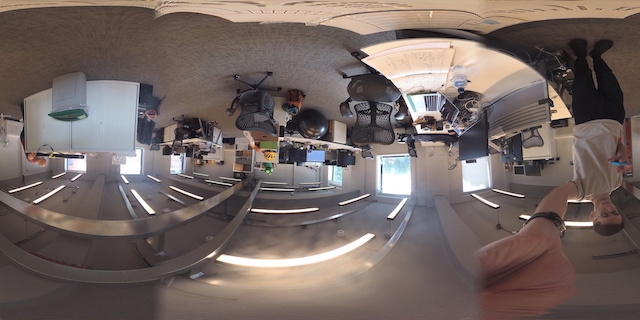
#> input picture bbox_to_cmd_vel/scripts/reprojection_tests/equirect.jpg, 640 x 320 px
$ python equirect_to_stereographic3.py   (Python 2 division)
#> lines starting #> are read from the running program, lines starting #| are printed output that depends on the picture
import cv2
import math
import time
import numpy as np
import numpy.matlib as nplib
import functools
from scipy.ndimage.interpolation import map_coordinates as interp2
from scipy.interpolate import interp2d

"""
=========================================================
 Equirectangular to Stereographic Projection, as in :
http://mathworld.wolfram.com/StereographicProjection.html
=========================================================
"""

def rotate_xz(z, phi, x, y):
    return np.cos(np.deg2rad(phi))*x - np.sin(np.deg2rad(phi))*z, y, np.sin(np.deg2rad(phi))*x + np.cos(np.deg2rad(phi))*z

def rotate_yz(phi, x, y):
    return x, np.cos(np.deg2rad(phi))*y - np.sin(np.deg2rad(phi))*z, np.sin(np.deg2rad(phi))*y + np.cos(np.deg2rad(phi))*z

def compute_maps(w, h, dist):

    xGrid, yGrid = np.meshgrid(range(-w/2,w/2),range(-h/2,h/2))
    zGrid = np.full(xGrid.shape, w / dist)

    u = np.asarray(map(lambda x,z: 2*x/(1-z), xGrid, zGrid))
    v = np.asarray(map(lambda y,z: 2*y/(1-z), yGrid, zGrid))

    rho = np.asarray(map(lambda u,v: np.sqrt(u**2+v**2), u,v))
    theta = np.asarray(map(lambda u,v: math.atan2(u,v), u.flatten(),v.flatten())).reshape(u.shape)

    u = map(lambda r,t: -r*np.sin(t), rho, theta)
    v = map(lambda r,t: r*np.cos(t), rho, theta)

    x = map(lambda u,v: 4*u/(u**2+v**2+4), u, v)
    y = map(lambda u,v: 4*v/(u**2+v**2+4), u, v)
    z = map(lambda u,v: (u**2+v**2-4)/(u**2+v**2+4), u, v)

    x = np.asarray(map(lambda x, z: x/(-z), x, z))
    y = np.asarray(map(lambda y, z: y/(-z), y, z))

    print(x, y)

    return x.astype('float32'), y.astype('float32')


if __name__ == '__main__':

    im = cv2.imread('equirect.jpg')
#> im is the input picture: shape (320, 640, 3); mean B, G, R 98.8, 102.9, 116
    h, w, _ = im.shape
#> h = 320; w = 640
    print("Computing projection maps...")
    xe, ye = compute_maps(w, h, 40)
#> in compute_maps, `theta = np.asarray(map(lambda u,v: math.atan2(u,v), u.flatten(),v.flat..`:
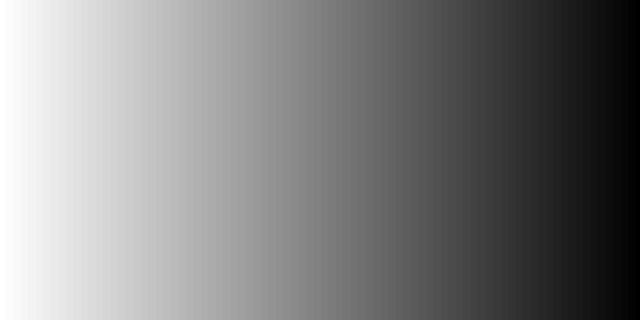
#> u: shape (320, 640) int64; min -43, max 42, mean -0.4; drawn with min black and max white
#> (printed output is left out)
    print("done")

    t = time.time()
    im2 = cv2.remap(im, xe, ye, cv2.INTER_CUBIC)
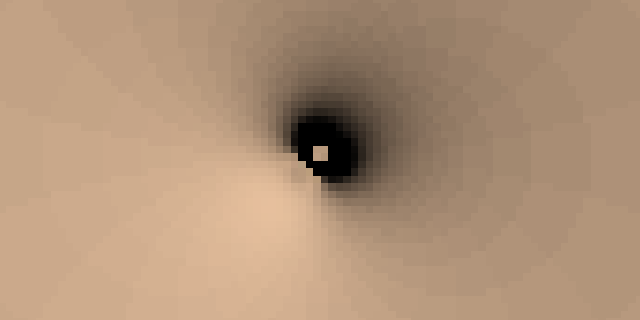
#> im2: shape (320, 640, 3); mean B, G, R 120.8, 147, 176.1
    print(time.time()-t)
    cv2.imshow('Equirectangular image', im2)
    cv2.waitKey(0)
    cv2.destroyAllWindows()

$ run again, with bbox_to_cmd_vel/scripts/reprojection_tests/V0080010.JPG copied over bbox_to_cmd_vel/scripts/reprojection_tests/equirect.jpg
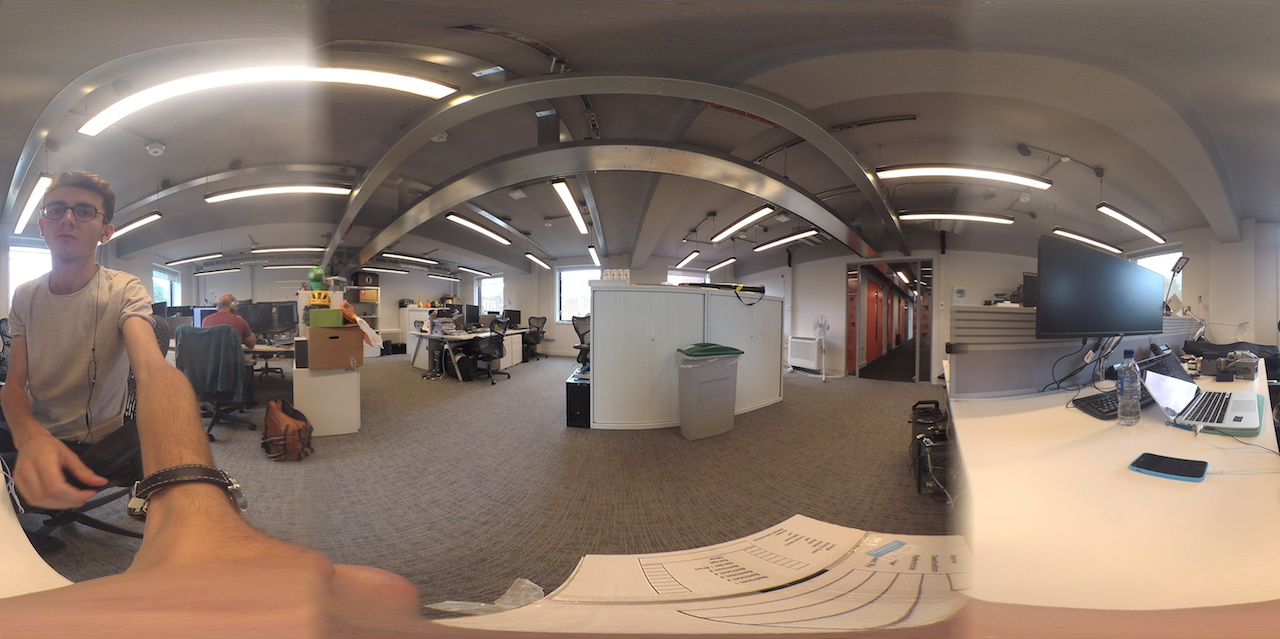
#> input picture bbox_to_cmd_vel/scripts/reprojection_tests/V0080010.JPG, 1280 x 639 px
#> im is the input picture: shape (639, 1280, 3); mean B, G, R 104.6, 115.8, 133.2
#> (printed output is left out)
#> `im2 = cv2.remap(im, xe, ye, cv2.INTER_CUBIC)`:
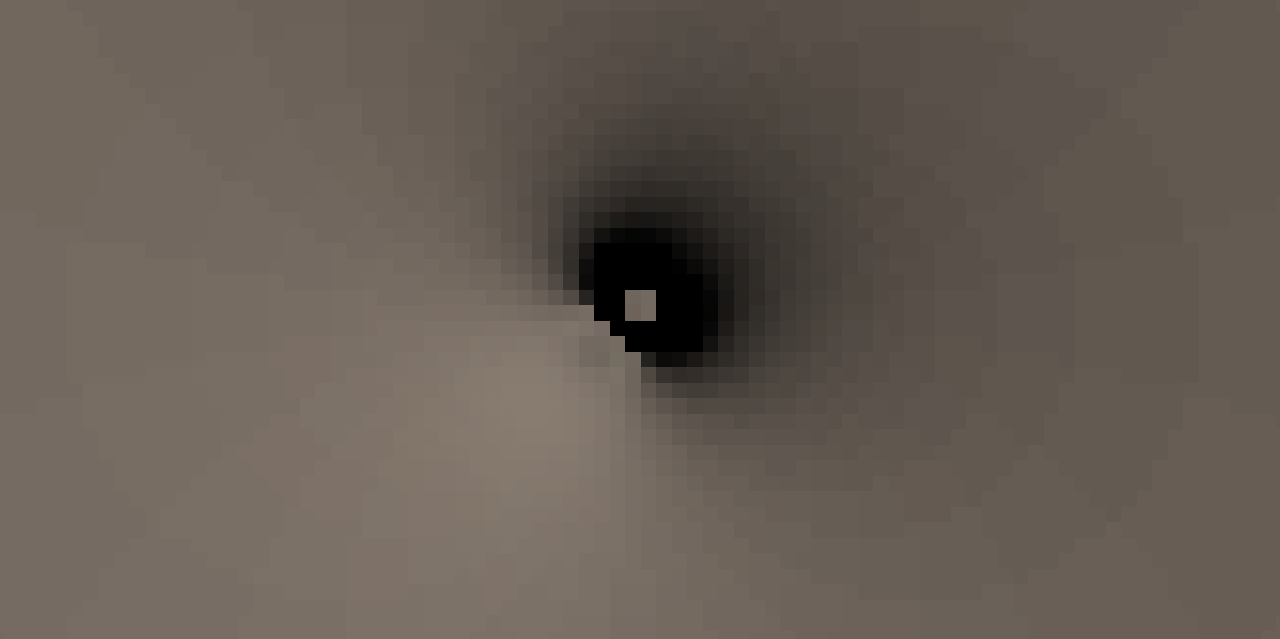
#> im2: shape (639, 1280, 3); mean B, G, R 84.3, 92.7, 102

$ run again, with bbox_to_cmd_vel/scripts/reprojection_tests/V0090011.JPG copied over bbox_to_cmd_vel/scripts/reprojection_tests/equirect.jpg
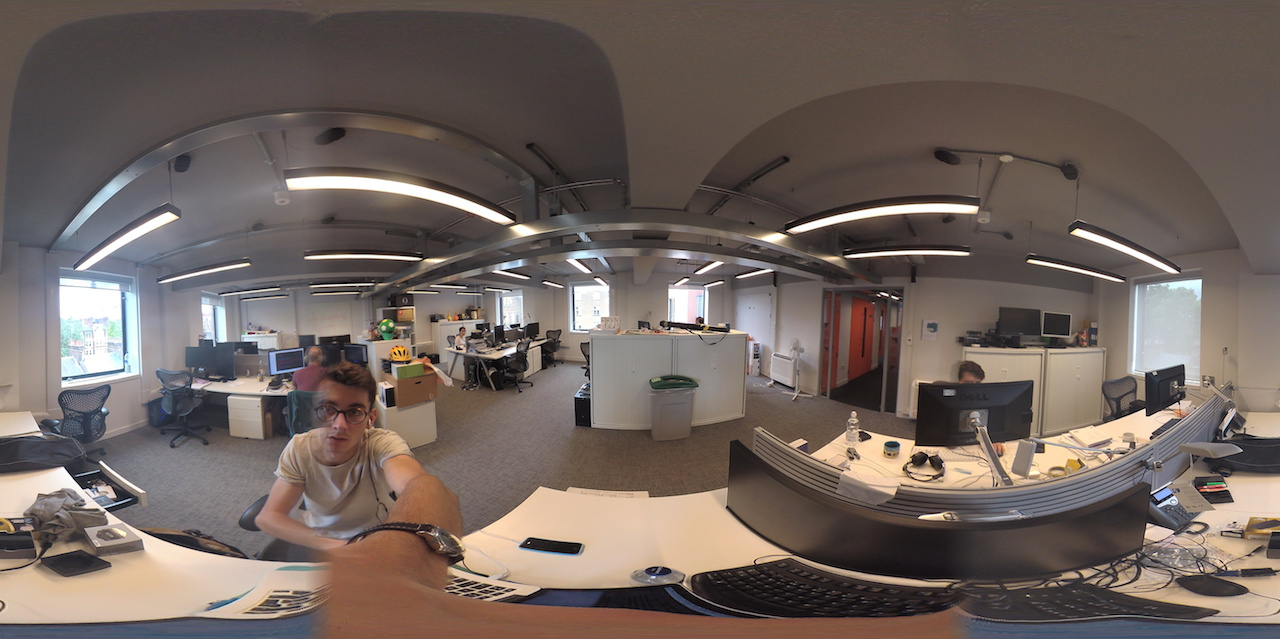
#> input picture bbox_to_cmd_vel/scripts/reprojection_tests/V0090011.JPG, 1280 x 639 px
#> im is the input picture: shape (639, 1280, 3); mean B, G, R 93.9, 99.7, 112.1
#> (printed output is left out)
#> `im2 = cv2.remap(im, xe, ye, cv2.INTER_CUBIC)`:
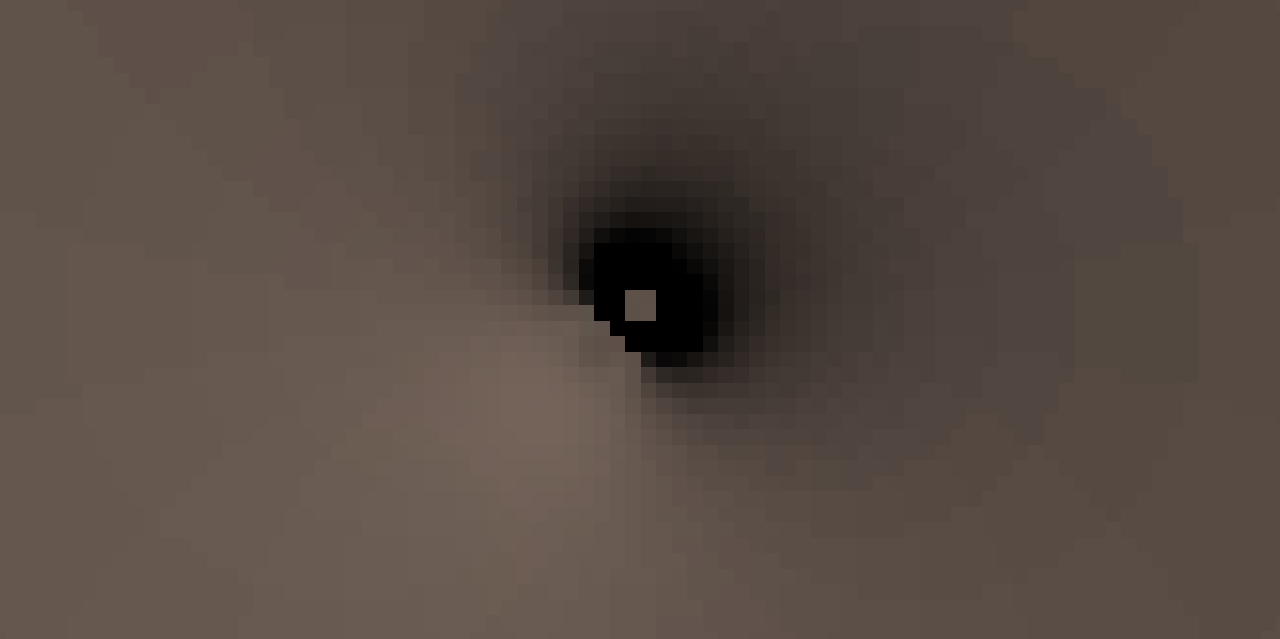
#> im2: shape (639, 1280, 3); mean B, G, R 67.3, 74.9, 87
